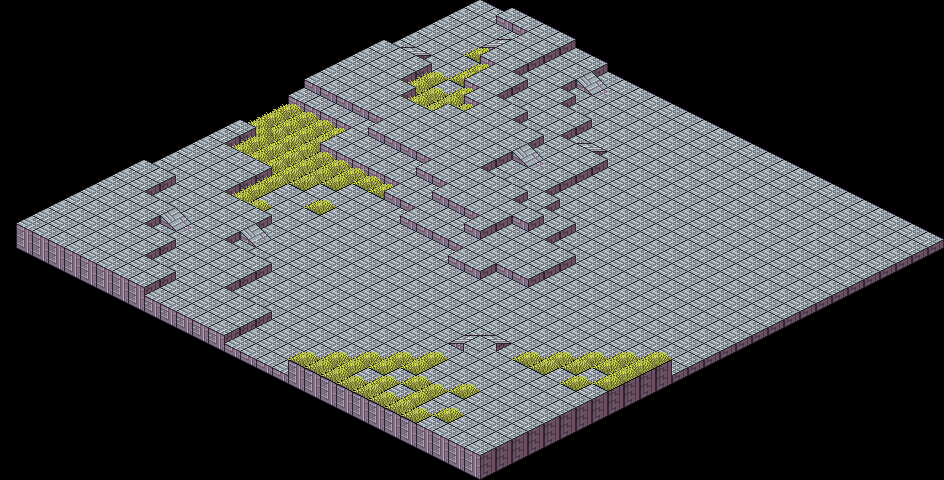

Below is a game level as drawn by its tile map, then a one-line description and the .tmx that defines it (tile-layer data replaced by summaries):
An orthogonal 59x60 tile map with 16x8 px tiles, 6 tile layers (niv -1, niv 0, niv 0.5, niv 1, ...) and 4 objects (4x Spawn Location).

<map version="1.10" tiledversion="1.10.2" orientation="orthogonal" renderorder="right-down" width="59" height="60" tilewidth="16" tileheight="8" infinite="0" nextlayerid="9" nextobjectid="6">
 <tileset firstgid="1" source="tileset-1.tsx" />
 <layer id="1" name="niv -1" width="59" height="60">
  <data>[3540 cells, 287 non-empty, 9 distinct tile ids]</data>
 </layer>
 <layer id="2" name="niv 0" width="59" height="60">
  <data>[3540 cells, 1860 non-empty, 21 distinct tile ids]</data>
 </layer>
 <layer id="3" name="niv 0.5" width="59" height="60">
  <data>[3540 cells, 198 non-empty, 12 distinct tile ids]</data>
 </layer>
 <layer id="4" name="niv 1" width="59" height="60">
  <data>[3540 cells, 664 non-empty, 26 distinct tile ids]</data>
 </layer>
 <layer id="5" name="niv 1.5" width="59" height="60">
  <data>[3540 cells, 185 non-empty, 22 distinct tile ids]</data>
 </layer>
 <layer id="6" name="niv 2" class="Foo" width="59" height="60">
  <data>[3540 cells, 520 non-empty, 35 distinct tile ids]</data>
 </layer>
 <objectgroup id="8" name="Spawn Locations">
  <object id="2" name="monolith-0" type="Spawn Location" x="299.5" y="150">
   <properties>
    <property name="Hello" value="World!" />
   </properties>
   <point />
  </object>
  <object id="3" name="monolith-1" type="Spawn Location" x="398" y="282">
   <properties>
    <property name="Hello" value="World!" />
   </properties>
   <point />
  </object>
  <object id="4" name="monolith-2" type="Spawn Location" x="465" y="138">
   <properties>
    <property name="Hello" value="World!" />
   </properties>
   <point />
  </object>
  <object id="5" name="monolith-3" type="Spawn Location" x="640.5" y="202.5">
   <properties>
    <property name="Hello" value="World!" />
   </properties>
   <point />
  </object>
 </objectgroup>
</map>
